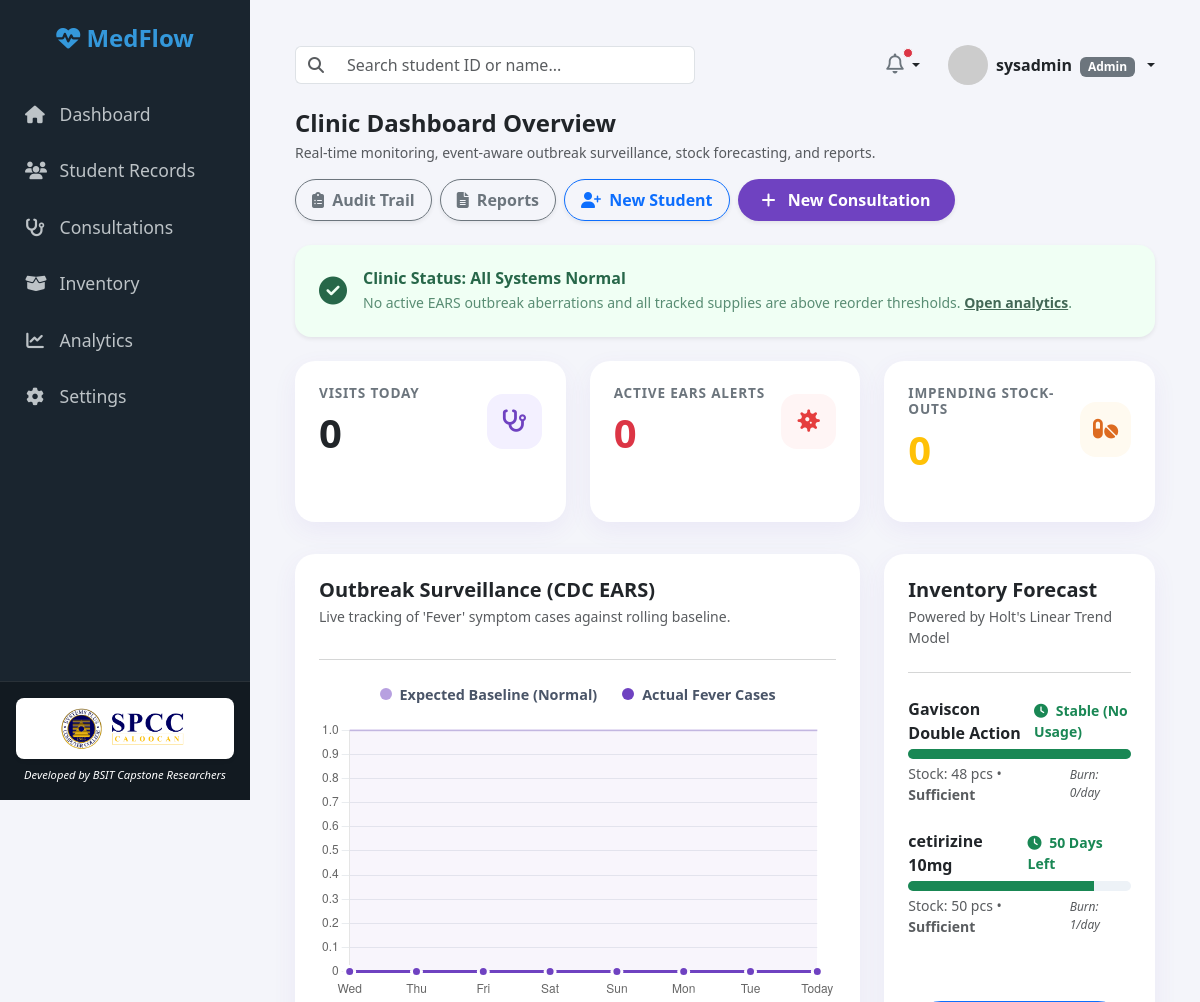
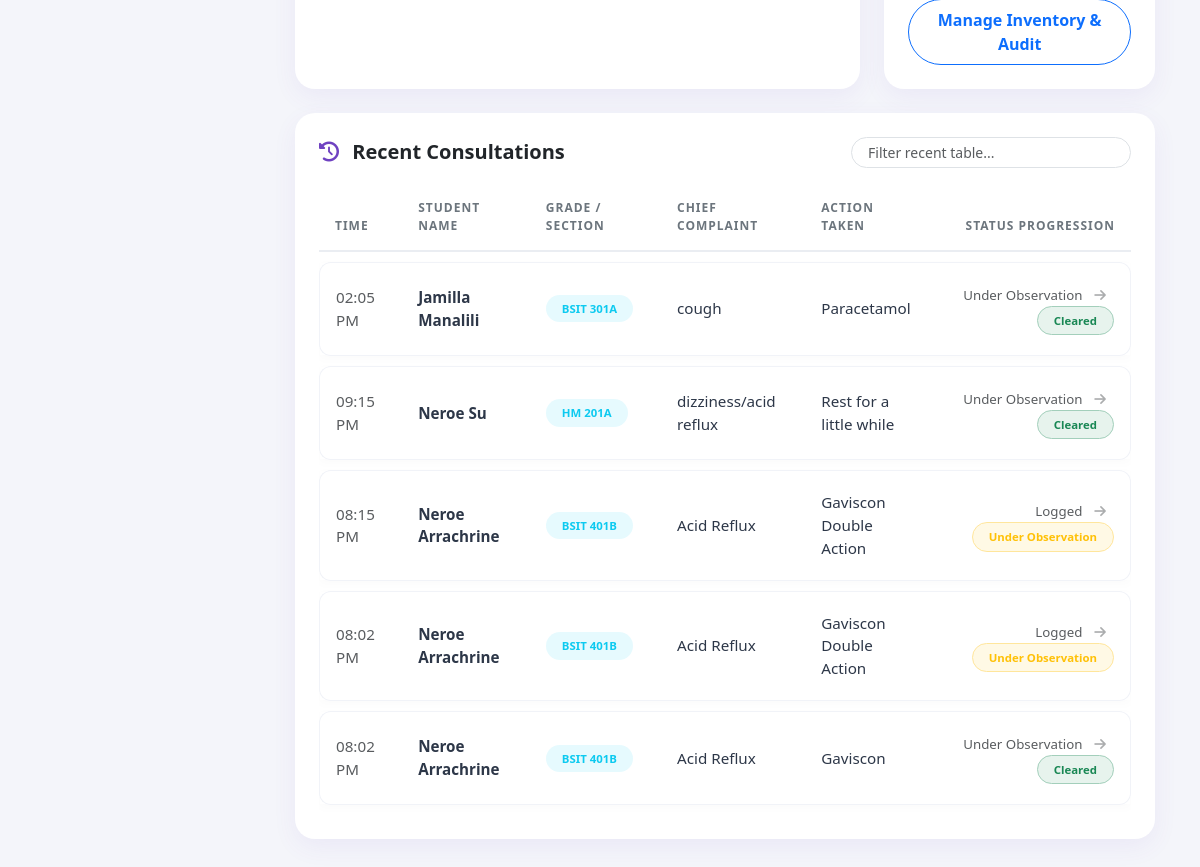
The app's page /modules/dashboard/index.php (signed in), older data (2 pictures, top to bottom).
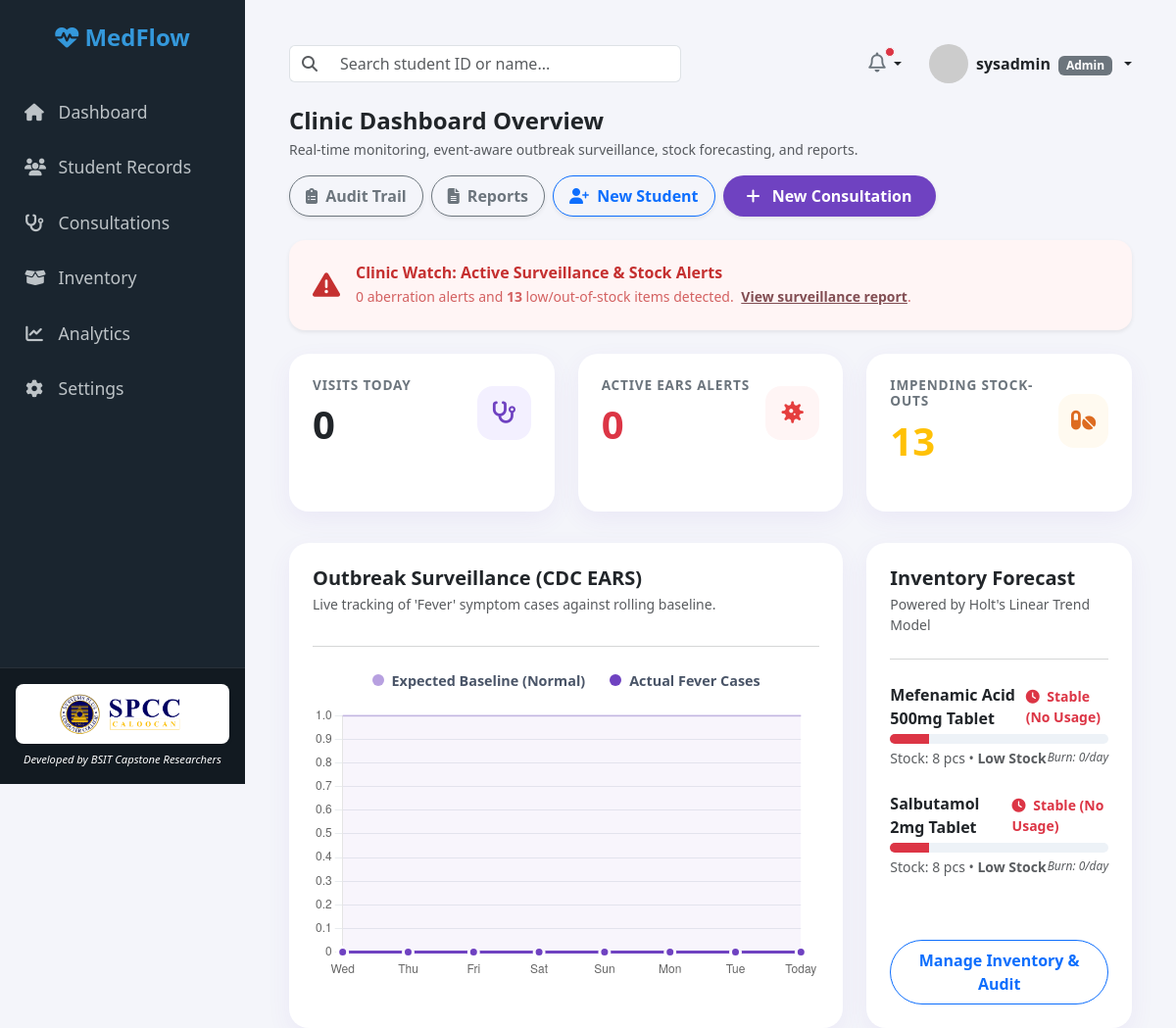
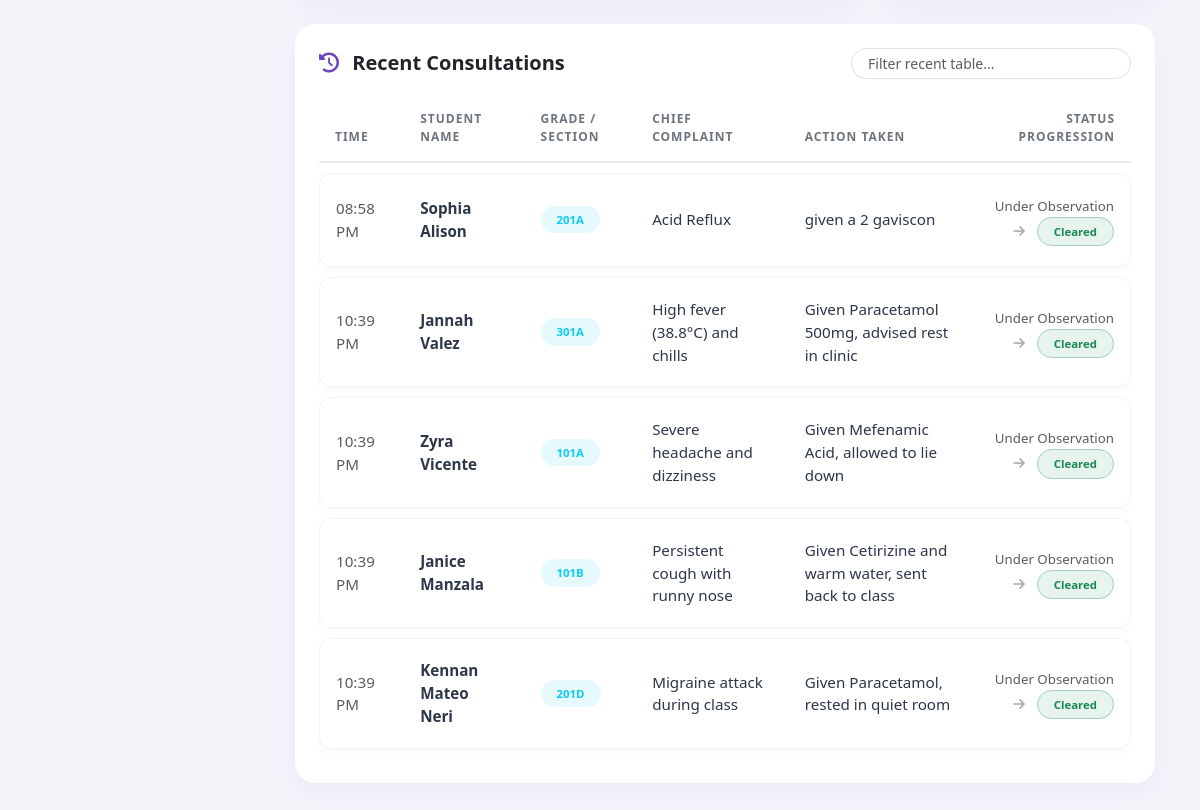
The same page, newer data (2 pictures, top to bottom).
### tables this page shows
CREATE TABLE IF NOT EXISTS `inventory` (
  `item_id` int NOT NULL AUTO_INCREMENT,
  `item_name` varchar(100) NOT NULL,
  `batch_number` varchar(100) DEFAULT NULL,
  `current_stock` int NOT NULL DEFAULT '0',
  `initial_stock` int DEFAULT '0',
  `expiration_date` date DEFAULT NULL,
  `reorder_level` int NOT NULL DEFAULT '0',
  `daily_consumption_rate` decimal(5,2) DEFAULT '0.00',
  `category` varchar(100) DEFAULT NULL,
  PRIMARY KEY (`item_id`)
);

CREATE TABLE IF NOT EXISTS `consultations` (
  `consultation_id` int NOT NULL AUTO_INCREMENT,
  `consultation_date` datetime DEFAULT CURRENT_TIMESTAMP,
  `student_id` varchar(50) NOT NULL,
  `symptom_category` varchar(50) DEFAULT NULL,
  `chief_complaint` text,
  `action_taken` text,
  `status` varchar(50) DEFAULT NULL,
  `inventory_item_id` int DEFAULT NULL,
  `quantity_used` int DEFAULT '0',
  PRIMARY KEY (`consultation_id`),
  KEY `consultations_ibfk_1` (`student_id`),
  CONSTRAINT `consultations_ibfk_1` FOREIGN KEY (`student_id`) REFERENCES `students` (`student_id`) ON DELETE CASCADE
);

CREATE TABLE IF NOT EXISTS `students` (
  `student_id` varchar(50) NOT NULL,
  `first_name` varchar(50) DEFAULT NULL,
  `last_name` varchar(50) DEFAULT NULL,
  `grade_section` varchar(50) DEFAULT NULL,
  `medical_history` text,
  `allergies` text,
  `created_at` timestamp NULL DEFAULT CURRENT_TIMESTAMP,
  PRIMARY KEY (`student_id`)
);

### modules/dashboard/index.php (the view, shortened to what the changed rows need)
<?php
require_once '../../includes/db_connect.php';
$visits_today = 0;
$stock_outs = 0;
$active_ears_count = 0;
try {
    $v_stmt = $pdo->query("SELECT COUNT(*) FROM consultations WHERE DATE(consultation_date) = CURDATE()");
    $visits_today = (int)$v_stmt->fetchColumn();
    $s_stmt = $pdo->query("SELECT COUNT(*) FROM inventory WHERE current_stock <= reorder_level");
    $stock_outs = (int)$s_stmt->fetchColumn();
} catch (PDOException $e) {
}
?>
<!DOCTYPE html>
<html lang="en">
<head>
    <link href="https://cdn.jsdelivr.net/npm/bootstrap@5.3.0/dist/css/bootstrap.min.css" rel="stylesheet">
    <link rel="stylesheet" href="https://cdnjs.cloudflare.com/ajax/libs/font-awesome/6.4.0/css/all.min.css">
</head>
<body>
    <div class="main-content">
        <?php if ($active_ears_count > 0 || $stock_outs > 0): ?>
            <div class="alert alert-danger d-flex flex-wrap justify-content-between align-items-center border-0 shadow-sm rounded-4 p-4 mb-4 gap-2" role="alert" style="background-color: #fff5f5; color: #c53030;">
                <div class="d-flex align-items-center">
                    <i class="fa-solid fa-triangle-exclamation fs-3 me-3"></i>
                    <div>
                        <h6 class="fw-bold mb-1">Clinic Watch: Active Surveillance &amp; Stock Alerts</h6>
                        <p class="mb-0 small opacity-75">
                            <?php echo $active_ears_count; ?> aberration alert<?php echo $active_ears_count === 1 ? '' : 's'; ?>
                            and <strong><?php echo $stock_outs; ?></strong> low/out-of-stock item<?php echo $stock_outs === 1 ? '' : 's'; ?> detected.
                            <a href="../analytics/index.php" class="alert-link fw-bold ms-1">View surveillance report</a>.
                        </p>
                    </div>
                </div>
            </div>
        <?php else: ?>
            <div class="alert alert-success d-flex align-items-center border-0 shadow-sm rounded-4 p-4 mb-4" role="alert" style="background-color: #f0fff4; color: #276749;">
                <i class="fa-solid fa-circle-check fs-3 me-3"></i>
                <div>
                    <h6 class="fw-bold mb-1">Clinic Status: All Systems Normal</h6>
                    <p class="mb-0 small opacity-75">No active EARS outbreak aberrations and all tracked supplies are above reorder thresholds. <a href="../analytics/index.php" class="alert-link fw-bold">Open analytics</a>.</p>
                </div>
            </div>
        <?php endif; ?>
        <div class="row g-4">
            <div class="col-md-4">
                <a href="../consultations/index.php" class="text-decoration-none">
                    <div class="card p-4 clickable-card h-100">
                        <div class="d-flex justify-content-between align-items-center">
                            <div>
                                <h2 class="mb-0 fw-bold text-dark display-6"><?php echo $visits_today; ?></h2>
                            </div>
                        </div>
                    </div>
                </a>
            </div>
            <div class="col-md-4">
                <a href="../analytics/index.php" class="text-decoration-none">
                    <div class="card p-4 clickable-card h-100">
                        <div class="d-flex justify-content-between align-items-center">
                            <div>
                                <h2 class="mb-0 fw-bold text-danger display-6"><?php echo $active_ears_count; ?></h2>
                            </div>
                        </div>
                    </div>
                </a>
            </div>
            <div class="col-md-4">
                <a href="../inventory/index.php" class="text-decoration-none">
                    <div class="card p-4 clickable-card h-100">
                        <div class="d-flex justify-content-between align-items-center">
                            <div>
                                <h6 class="card-title mb-2">Impending Stock-outs</h6>
                                <h2 class="mb-0 fw-bold text-warning display-6"><?php echo $stock_outs; ?></h2>
                            </div>
                        </div>
                    </div>
                </a>
            </div>
        </div>
        <div class="row g-4 mt-2">
            <div class="col-lg-4">
                <div class="card p-4 h-100 d-flex flex-column justify-content-between">
                    <div>
                        <?php
                        $forecast_stmt = $pdo->query("SELECT * FROM inventory ORDER BY current_stock ASC LIMIT 2");
                        while ($f_item = $forecast_stmt->fetch(PDO::FETCH_ASSOC)):
                            $stock = (int)$f_item['current_stock'];
                            $reorder = (int)$f_item['reorder_level'];
                            $daily_rate = (float)$f_item['daily_consumption_rate'];
                            if ($daily_rate > 0) {
                                $days_left = round($stock / $daily_rate);
                                $days_text = $days_left . " Days Left";
                            } else {
                                $days_text = "Stable (No Usage)";
                            }
                            if ($stock <= 0) {
                                $bar_color = "bg-dark";
                                $text_color = "text-dark";
                                $status_label = "Out of Stock";
                            } elseif ($stock <= $reorder) {
                                $bar_color = "bg-danger";
                                $text_color = "text-danger";
                                $status_label = "Low Stock";
                            } else {
                                $bar_color = "bg-success";
                                $text_color = "text-success";
                                $status_label = "Sufficient";
                            }
                            $max_capacity = $reorder > 0 ? $reorder * 3 : 50;
                            $width_pct = min(100, max(5, ($stock / $max_capacity) * 100));
                        ?>
                        <div class="mb-4">
                            <div class="d-flex justify-content-between align-items-center mb-1">
                                <span class="fw-semibold text-dark"><?php echo htmlspecialchars($f_item['item_name']); ?></span>
                                <span class="<?php echo $text_color; ?> fw-bold small"><i class="fa-solid fa-clock me-1"></i> <?php echo $days_text; ?></span>
                            </div>
                            <div class="progress mb-1">
                                <div class="progress-bar <?php echo $bar_color; ?>" role="progressbar" style="width: <?php echo $width_pct; ?>%;"></div>
                            </div>
                            <div class="d-flex justify-content-between align-items-center">
                                <small class="text-muted">Stock: <?php echo $stock; ?> pcs &bull; <strong><?php echo $status_label; ?></strong></small>
                                <small class="text-muted fst-italic" style="font-size: 0.75rem;">Burn: <?php echo $daily_rate; ?>/day</small>
                            </div>
                        </div>
                        <?php endwhile; ?>
                    </div>
                </div>
            </div>
        </div>
        <div class="row mt-4">
            <div class="col-12">
                <div class="card p-4">
                    <div class="table-responsive">
                        <table class="table align-middle mb-0" id="consultationsTable">
                            <thead>
                                <tr>
                                    <th class="ps-3">Time</th>
                                    <th>Student Name</th>
                                    <th>Grade / Section</th>
                                    <th>Chief Complaint</th>
                                    <th>Action Taken</th>
                                    <th class="text-end pe-3">Status Progression</th>
                                </tr>
                            </thead>
                            <tbody>
                                <?php
                                try {
                                    $stmt = $pdo->query("
                                        SELECT c.consultation_date, s.first_name, s.last_name, s.grade_section, c.chief_complaint, c.action_taken, c.status
                                        FROM consultations c
                                        JOIN students s ON c.student_id = s.student_id
                                        ORDER BY c.consultation_date DESC
                                        LIMIT 5
                                    ");
                                    if ($stmt->rowCount() > 0) {
                                        while ($row = $stmt->fetch(PDO::FETCH_ASSOC)) {
                                            $time = date('h:i A', strtotime($row['consultation_date']));
                                            $currentStatus = $row['status'];
                                            if ($currentStatus == 'Cleared') {
                                                $startText = 'Under Observation';
                                                $endBadge = '<span class="badge bg-success bg-opacity-10 text-success border border-success-subtle px-3 py-2 rounded-pill fw-semibold">Cleared</span>';
                                            } elseif ($currentStatus == 'Excused to Rest at Home') {
                                                $startText = 'Under Observation';
                                                $endBadge = '<span class="badge bg-danger bg-opacity-10 text-danger border border-danger-subtle px-3 py-2 rounded-pill fw-semibold">Excused to Rest at Home</span>';
                                            } elseif ($currentStatus == 'Referred to Hospital / Clinic') {
                                                $startText = 'Under Observation';
                                                $endBadge = '<span class="badge bg-primary bg-opacity-10 text-primary border border-primary-subtle px-3 py-2 rounded-pill fw-semibold">Referred to Hospital</span>';
                                            } else {
                                                $startText = 'Logged';
                                                $endBadge = '<span class="badge bg-warning bg-opacity-10 text-warning border border-warning-subtle px-3 py-2 rounded-pill fw-semibold">Under Observation</span>';
                                            }
                                            echo "<tr>";
                                            echo "<td class='ps-3 fw-medium text-muted'>{$time}</td>";
                                            echo "<td><strong>" . htmlspecialchars($row['first_name'] . ' ' . $row['last_name']) . "</strong></td>";
                                            echo "<td><span class='badge bg-info bg-opacity-10 text-info px-3 py-2 rounded-pill'>" . htmlspecialchars($row['grade_section']) . "</span></td>";
                                            echo "<td>" . htmlspecialchars($row['chief_complaint']) . "</td>";
                                            echo "<td>" . htmlspecialchars($row['action_taken']) . "</td>";
                                            echo "<td class='text-end pe-3'>";
                                            echo "  <span class='text-muted small fw-medium'>" . $startText . "</span>";
                                            echo "  <i class='fa-solid fa-arrow-right mx-2 text-muted opacity-50 small'></i>";
                                            echo "  " . $endBadge;
                                            echo "</td>";
                                            echo "</tr>";
                                        }
                                    } else {
                                        echo "<tr><td colspan='6' class='text-center text-muted py-5'><i class='fa-solid fa-notes-medical fa-3x mb-3 text-secondary opacity-25'></i><p class='mb-0 fw-medium'>No recent consultations found.</p></td></tr>";
                                    }
                                } catch (PDOException $e) {
                                    echo "<tr><td colspan='6' class='text-center text-danger py-4'>Error loading data.</td></tr>";
                                }
                                ?>
                            </tbody>
                        </table>
                    </div>
                </div>
            </div>
        </div>
    </div>
</body>
</html>

Row changes from the older to the newer data that the page shows:
no longer on this page (row edited): inventory: item_name "Gaviscon Double Action", daily_consumption_rate "Stable (No Usage)", current_stock "48", status_label "Sufficient", daily_consumption_rate "0"
no longer on this page (row edited): inventory: item_name "cetirizine 10mg", days_text "50 Days Left", current_stock "50", status_label "Sufficient", daily_consumption_rate "1"
removed consultations: consultation_date "02:05 PM", student.last_name "Jamilla Manalili", student.grade_section "BSIT 301A", chief_complaint "cough", action_taken "Paracetamol", status "Under Observation", shows "Cleared"
removed consultations: consultation_date "09:15 PM", student.last_name "Neroe Su", student.grade_section "HM 201A", chief_complaint "dizziness/acid reflux", action_taken "Rest for a little while", status "Under Observation", shows "Cleared"
removed consultations: consultation_date "08:15 PM", student.last_name "Neroe Arrachrine", student.grade_section "BSIT 401B", chief_complaint "Acid Reflux", action_taken "Gaviscon Double Action", status "Logged", shows "Under Observation"
removed consultations: consultation_date "08:02 PM", student.last_name "Neroe Arrachrine", student.grade_section "BSIT 401B", chief_complaint "Acid Reflux", action_taken "Gaviscon Double Action", status "Logged", shows "Under Observation"
removed consultations: consultation_date "08:02 PM", student.last_name "Neroe Arrachrine", student.grade_section "BSIT 401B", chief_complaint "Acid Reflux", action_taken "Gaviscon", status "Under Observation", shows "Cleared"
now on this page (row edited): inventory: item_name "Mefenamic Acid 500mg Tablet", daily_consumption_rate "Stable (No Usage)", current_stock "8", status_label "Low Stock", daily_consumption_rate "0"
added inventory: item_name "Salbutamol 2mg Tablet", daily_consumption_rate "Stable (No Usage)", current_stock "8", status_label "Low Stock", daily_consumption_rate "0"
added consultations: consultation_date "08:58 PM", student.last_name "Sophia Alison", student.grade_section "201A", chief_complaint "Acid Reflux", action_taken "given a 2 gaviscon", status "Under Observation", shows "Cleared"
added consultations: consultation_date "10:39 PM", student.last_name "Jannah Valez", student.grade_section "301A", chief_complaint "High fever (38.8°C) and chills", action_taken "Given Paracetamol 500mg, advised rest in clinic", status "Under Observation", shows "Cleared"
added consultations: consultation_date "10:39 PM", student.last_name "Zyra Vicente", student.grade_section "101A", chief_complaint "Severe headache and dizziness", action_taken "Given Mefenamic Acid, allowed to lie down", status "Under Observation", shows "Cleared"
added consultations: consultation_date "10:39 PM", student.last_name "Janice Manzala", student.grade_section "101B", chief_complaint "Persistent cough with runny nose", action_taken "Given Cetirizine and warm water, sent back to class", status "Under Observation", shows "Cleared"
added consultations: consultation_date "10:39 PM", student.last_name "Kennan Mateo Neri", student.grade_section "201D", chief_complaint "Migraine attack during class", action_taken "Given Paracetamol, rested in quiet room", status "Under Observation", shows "Cleared"
Text that changed along with them:
$active_ears_count: (not shown) → "0"
$stock_outs: (not shown) → "13"
$stock_outs: "0" → "13"
text no longer shown: "Clinic Status: All Systems Normal No active EARS outbreak aberrations and all tracked supplies are above reorder thresholds. Open analytics"
text now shown: "Clinic Watch: Active Surveillance & Stock Alerts aberration alert s and low/out-of-stock item s detected. View surveillance report"
